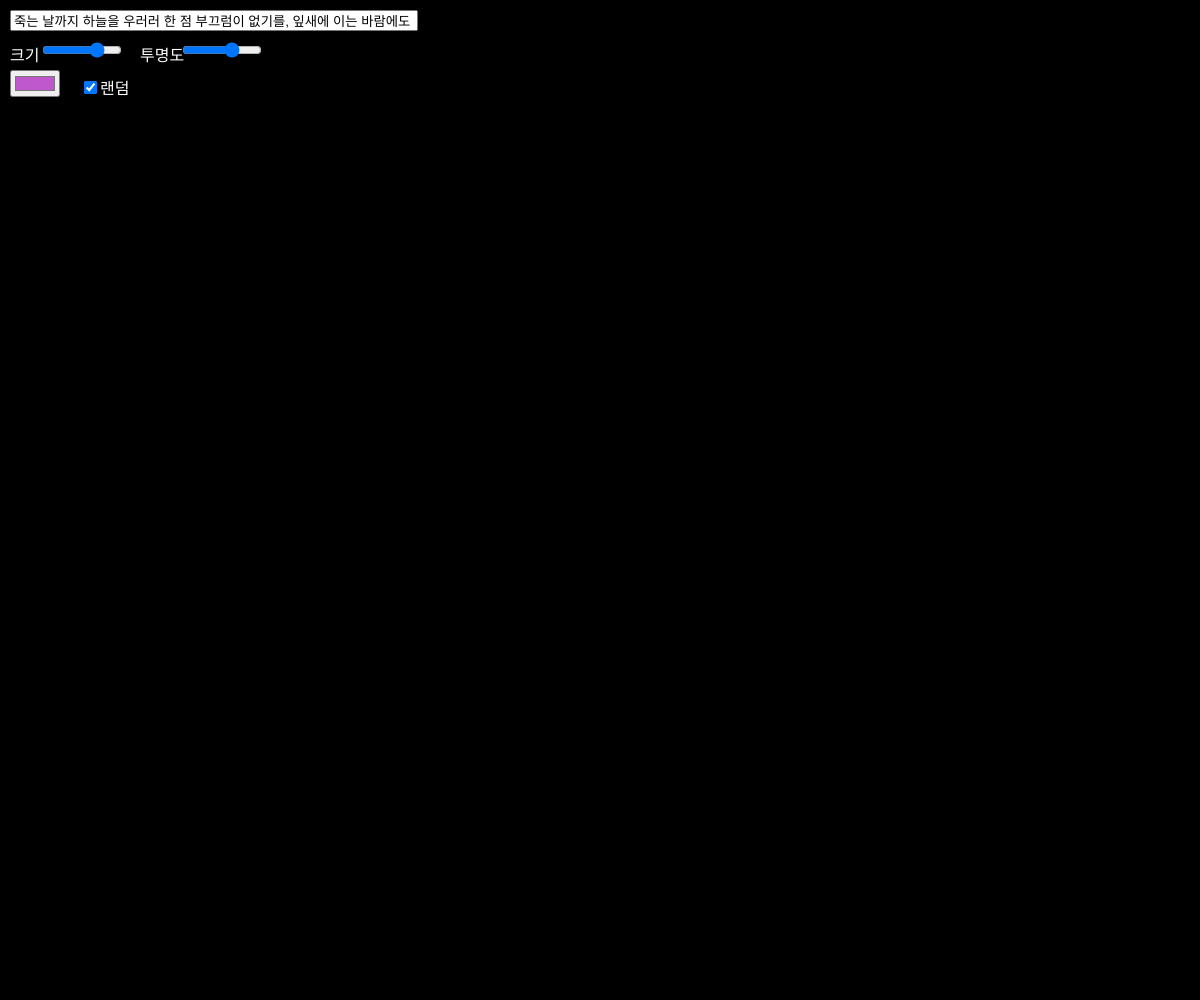
Frame 1 (no input)
Frame 60 (no input): identical to frame 1, image omitted
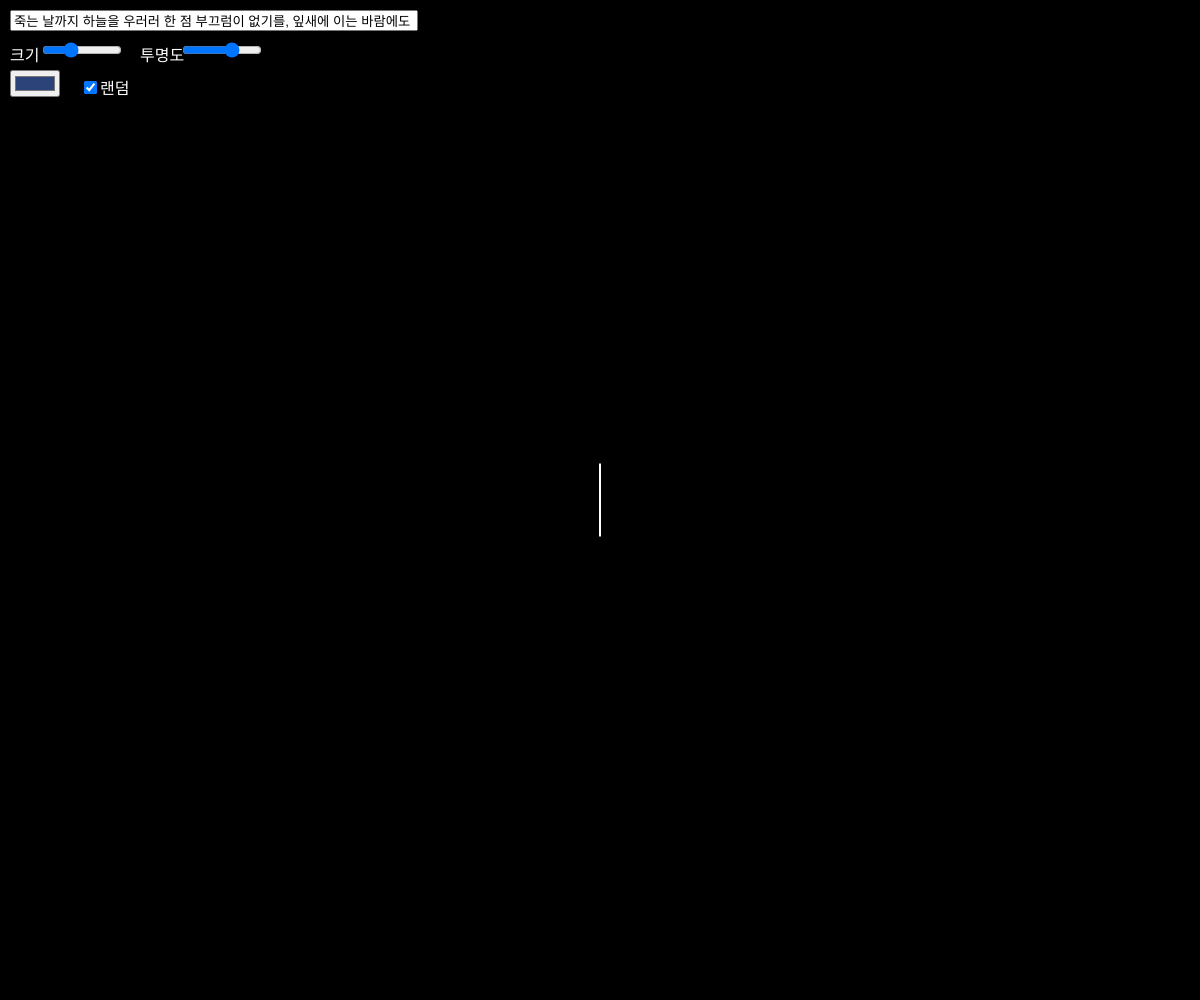
Frame 120 (the mouse pressed at the canvas centre since frame 60)

The p5.js sketch that drew these frames (run headless with seeded random() and noise() and a simulated clock; from frame 60 on, the mouse is pressed at the canvas centre):

// p5.js sketch
// ── sketch.js
function structStrip() {
    let startV;
    let endV;
    let width;
    let height;
    let color;
    let text;
  let originalText;
  let newText;
}
let isDrawing = false;
let instance;
let slider;
let slider2;
let colorPicker;
let checkbox;
let input;
let DOMClicked = [];
class System {
    constructor() {
        this.stack = [];
    }
    push(height, color, text, alpha) {
        const i = this.stack[this.stack.push(new structStrip()) - 1];
        i.height = height;
        i.color = color;
        i.color.setAlpha(alpha);
        i.text = " " + text;
        i.originalText = " " + text;
        i.startV = createVector(mouseX, mouseY);
    }
    update() {
        const i = this.stack[this.stack.length - 1];
        i.endV = createVector(mouseX, mouseY);
        i.width = i.startV.dist(i.endV);
      
        const t = i.originalText;
        if (textWidth(i.text) < i.width) {
          while (textWidth(i.text) < i.width){
            i.text += " ";
                    i.text += t;}
                  
                } 
      i.newText = i.text;

    }
    render() {
        this.stack.forEach(e => {
          const c = color(0);
          c.setAlpha(20);
          background(c);
            push();
            translate(e.startV);
            rotate(p5.Vector.sub(e.endV, e.startV).heading());
            fill(e.color);
          
          push();
            stroke(255);
          strokeWeight(2);
            rect(0, -(e.height / 2), e.width, e.height);
          
          pop();
            fill(255);
          
          textSize(e.height);
          strokeWeight(5);
          if(textWidth(e.text)>e.width){
            
            e.newText = e.text;
                  if (e.width){
                  while (textWidth(e.newText) > e.width) {
                    e.newText = e.newText.slice(0, -1);
                  }}}
          if (!e.width){
            e.newText="";
          }
            text(e.newText, 0, e.height / 3);
            pop();
        });
    }
}

function DOMPressed() {
    DOMClicked.push(true);
}

function DOMReleased() {
  DOMClicked.pop();
}

function InputMoved() {
  if(DOMClicked.length>1){
  DOMClicked.pop();}
}

function setup() {
    createCanvas(windowWidth, windowHeight);
    instance = new System();
  createSpan("크기").style("color", "#fff").position(10, 42);
  slider = createSlider(0, 100, random(5, 100)).position(40, 40).style('width', '80px').mousePressed(DOMPressed).mouseReleased(DOMReleased);
  
  createSpan("투명도").style("color", "#fff").position(140, 42);
  slider2 = createSlider(0, 255, random(160, 200)).position(180, 40).style('width', '80px').mousePressed(DOMPressed).mouseReleased(DOMReleased);
  colorPicker = createColorPicker(color(random(255), random(255), random(255))).position(10, 70).mousePressed(DOMPressed).mouseReleased(DOMReleased);
  checkbox = createCheckbox('랜덤', true).style("color", "#fff").position(80, 75).mousePressed(DOMPressed).mouseReleased(DOMReleased);
  inp = createInput("죽는 날까지 하늘을 우러러 한 점 부끄럼이 없기를, 잎새에 이는 바람에도 나는 괴로워했다.").position(10, 10).size(400).mousePressed(DOMPressed).mouseReleased(DOMReleased).mouseMoved(InputMoved);
}

function draw() {
    background(0);
    if (isDrawing && mouseIsPressed && !DOMClicked.length) {
        instance.update();
    } else if (!isDrawing && mouseIsPressed && !DOMClicked.length) {
        instance.push(slider.value(), colorPicker.color(), inp.value(), slider2.value());
        instance.update();
        isDrawing = true;
      if (checkbox.checked()){
      slider.value(random(5, 100));
      slider2.value(random(140, 255));
        
      colorPicker.value(color(random(255), random(255), random(255)).toString('#rrggbb'));}
        console.log("push");
    } else if (isDrawing) {
        isDrawing = false;
    }
    instance.render();
}
